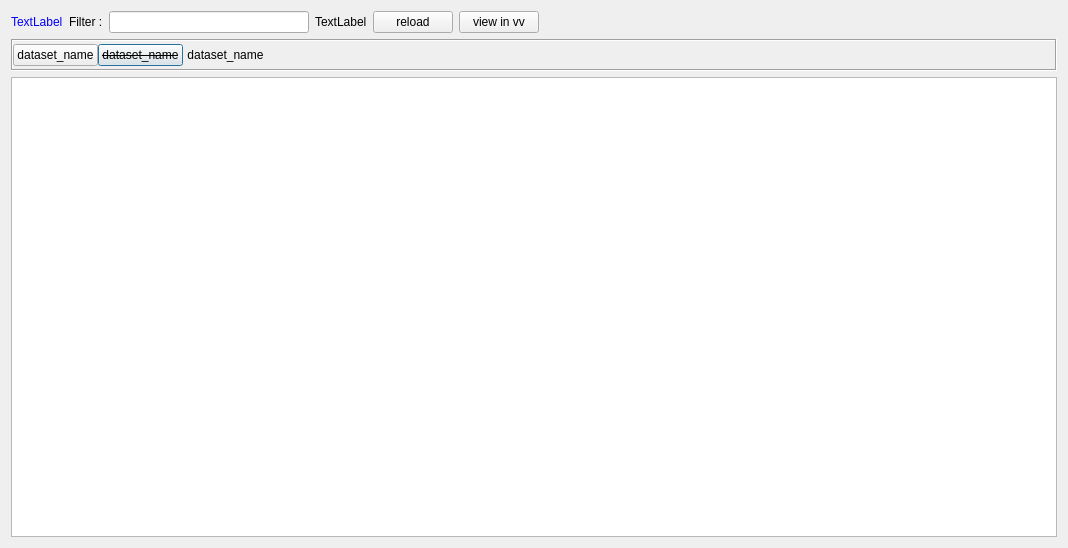
<?xml version="1.0" encoding="UTF-8"?>
<ui version="4.0">
 <class>SydTableWidget</class>
 <widget class="QWidget" name="SydTableWidget">
  <property name="geometry">
   <rect>
    <x>0</x>
    <y>0</y>
    <width>1068</width>
    <height>548</height>
   </rect>
  </property>
  <property name="windowTitle">
   <string>Form</string>
  </property>
  <layout class="QVBoxLayout" name="verticalLayout">
   <item>
    <layout class="QHBoxLayout" name="horizontalLayout">
     <item>
      <widget class="QLabel" name="label_tablename">
       <property name="styleSheet">
        <string notr="true">color: rgb(0, 0, 255)</string>
       </property>
       <property name="text">
        <string>TextLabel</string>
       </property>
      </widget>
     </item>
     <item>
      <widget class="QLabel" name="label">
       <property name="text">
        <string>Filter :</string>
       </property>
      </widget>
     </item>
     <item>
      <widget class="QLineEdit" name="edit_filter">
       <property name="minimumSize">
        <size>
         <width>200</width>
         <height>0</height>
        </size>
       </property>
       <property name="maximumSize">
        <size>
         <width>200</width>
         <height>16777215</height>
        </size>
       </property>
      </widget>
     </item>
     <item>
      <widget class="QLabel" name="label_status">
       <property name="text">
        <string>TextLabel</string>
       </property>
      </widget>
     </item>
     <item>
      <widget class="QPushButton" name="button_reload">
       <property name="text">
        <string>reload</string>
       </property>
      </widget>
     </item>
     <item>
      <widget class="QPushButton" name="button_view">
       <property name="text">
        <string>view in vv</string>
       </property>
      </widget>
     </item>
     <item>
      <spacer name="horizontalSpacer_4">
       <property name="orientation">
        <enum>Qt::Horizontal</enum>
       </property>
       <property name="sizeHint" stdset="0">
        <size>
         <width>40</width>
         <height>20</height>
        </size>
       </property>
      </spacer>
     </item>
    </layout>
   </item>
   <item>
    <widget class="QScrollArea" name="scrollArea">
     <property name="enabled">
      <bool>true</bool>
     </property>
     <property name="sizePolicy">
      <sizepolicy hsizetype="Expanding" vsizetype="Minimum">
       <horstretch>0</horstretch>
       <verstretch>0</verstretch>
      </sizepolicy>
     </property>
     <property name="maximumSize">
      <size>
       <width>16777215</width>
       <height>32</height>
      </size>
     </property>
     <property name="frameShape">
      <enum>QFrame::Box</enum>
     </property>
     <property name="frameShadow">
      <enum>QFrame::Sunken</enum>
     </property>
     <property name="sizeAdjustPolicy">
      <enum>QAbstractScrollArea::AdjustToContentsOnFirstShow</enum>
     </property>
     <property name="widgetResizable">
      <bool>true</bool>
     </property>
     <widget class="QWidget" name="scrollAreaContent">
      <property name="geometry">
       <rect>
        <x>0</x>
        <y>0</y>
        <width>1046</width>
        <height>28</height>
       </rect>
      </property>
      <layout class="QHBoxLayout" name="layout_col_buttons">
       <property name="spacing">
        <number>0</number>
       </property>
       <property name="sizeConstraint">
        <enum>QLayout::SetDefaultConstraint</enum>
       </property>
       <property name="leftMargin">
        <number>0</number>
       </property>
       <property name="topMargin">
        <number>0</number>
       </property>
       <property name="rightMargin">
        <number>0</number>
       </property>
       <property name="bottomMargin">
        <number>0</number>
       </property>
       <item>
        <widget class="QPushButton" name="button1">
         <property name="text">
          <string>dataset_name</string>
         </property>
         <property name="checkable">
          <bool>false</bool>
         </property>
        </widget>
       </item>
       <item>
        <widget class="QPushButton" name="button2">
         <property name="font">
          <font>
           <italic>false</italic>
           <strikeout>true</strikeout>
          </font>
         </property>
         <property name="text">
          <string>dataset_name</string>
         </property>
         <property name="checkable">
          <bool>false</bool>
         </property>
         <property name="default">
          <bool>true</bool>
         </property>
        </widget>
       </item>
       <item>
        <widget class="QPushButton" name="button3">
         <property name="text">
          <string>dataset_name</string>
         </property>
         <property name="checkable">
          <bool>false</bool>
         </property>
         <property name="flat">
          <bool>true</bool>
         </property>
        </widget>
       </item>
       <item>
        <spacer name="horizontalSpacer_2">
         <property name="orientation">
          <enum>Qt::Horizontal</enum>
         </property>
         <property name="sizeHint" stdset="0">
          <size>
           <width>878</width>
           <height>20</height>
          </size>
         </property>
        </spacer>
       </item>
      </layout>
     </widget>
    </widget>
   </item>
   <item>
    <widget class="QTableView" name="table_view"/>
   </item>
  </layout>
 </widget>
 <resources/>
 <connections/>
</ui>
